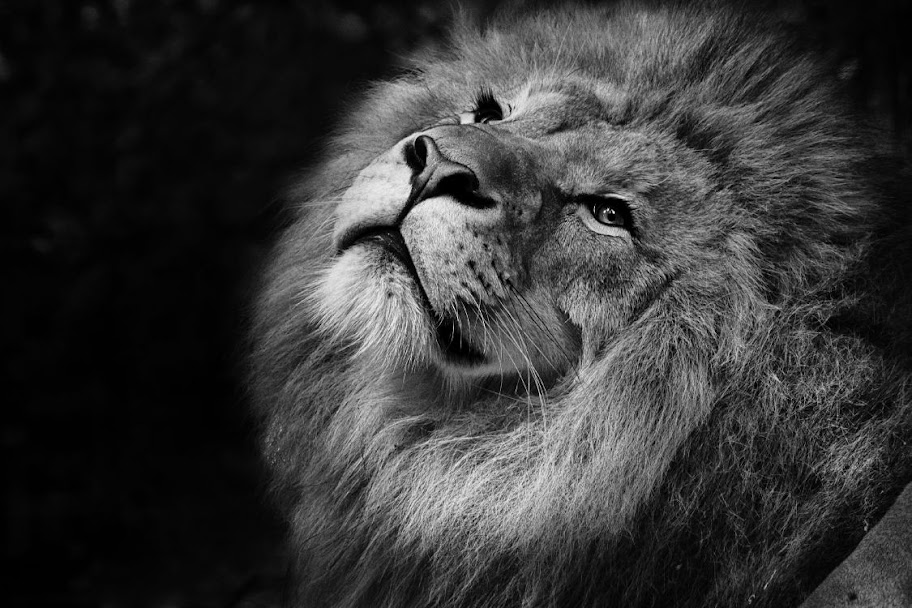
#> input picture Chapitre4/noir_et_blanc.jpg, 912 x 608 px
$ jupyter execute CNN.ipynb
#> lines starting #> are read from the running program, lines starting #| are printed output that depends on the picture
[cell 1]
import cv2
import numpy as np
import matplotlib.pyplot as plt
# Charger une image en niveaux de gris
img = cv2.imread('noir_et_blanc.jpg', cv2.IMREAD_GRAYSCALE)
#> img is the input picture: shape (608, 912); min 0, max 252, mean 54.8
plt.figure(figsize=(5,5))
plt.imshow(img, cmap='gray')
plt.title("Image originale")
plt.axis('off')
plt.show()

[cell 2]
# Filtre moyenneur (flou)
kernel_blur = np.ones((3,3), np.float32) / 9
# Filtre de détection de contour (Sobel horizontal)
kernel_sobel = np.array([[-1, 0, 1],
[-2, 0, 2],
[-1, 0, 1]])
# Filtre d’accentuation
kernel_sharpen = np.array([[0, -1, 0],
[-1, 5,-1],
[0, -1, 0]])

[cell 3]
def apply_filter(img, kernel):
    return cv2.filter2D(img, -1, kernel)
filtered_blur = apply_filter(img, kernel_blur)
filtered_sobel = apply_filter(img, kernel_sobel)
#> in apply_filter (call 2), `return cv2.filter2D(img, -1, kernel)`:
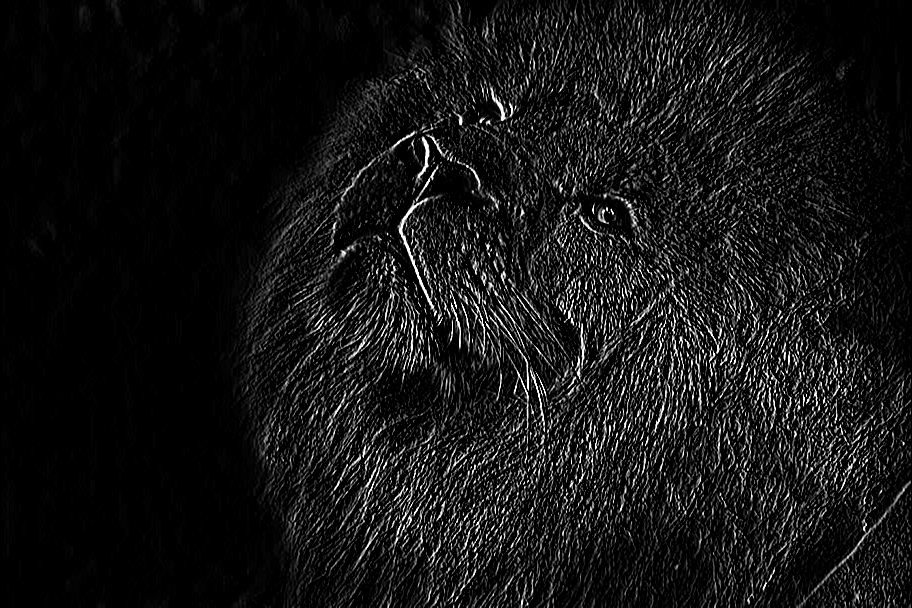
#> returned value: shape (608, 912); min 0, max 255, mean 21
filtered_sharp = apply_filter(img, kernel_sharpen)
#> in apply_filter (call 3), `return cv2.filter2D(img, -1, kernel)`:
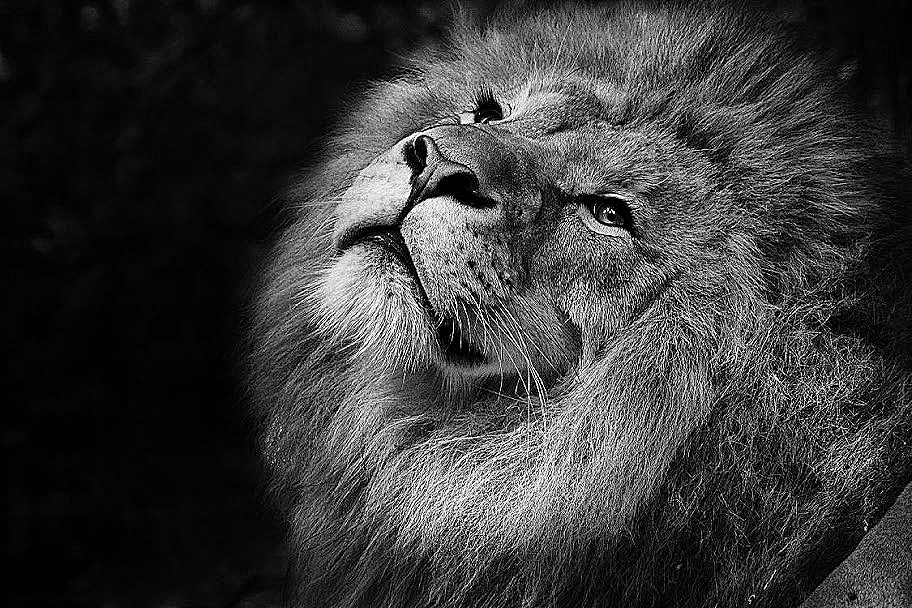
#> returned value: shape (608, 912); min 0, max 255, mean 57.2
titles = ['Originale', 'Flou', 'Contours (Sobel)', 'Accentuation']

images = [img, filtered_blur, filtered_sobel, filtered_sharp]
plt.figure(figsize=(12,3))
for i in range(4):
    plt.subplot(1,4,i+1)
    plt.imshow(images[i], cmap='gray')
    plt.title(titles[i])
    plt.axis('off')
plt.show()
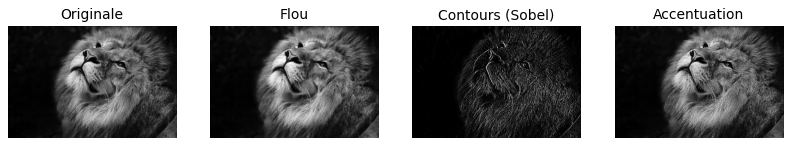
#> figure drawn by matplotlib, 4 panels

[cell 4]
def manual_convolution(img, kernel):
    kh, kw = kernel.shape
    h, w = img.shape
#> h = 608; w = 912
    pad = kh // 2
    img_padded = np.pad(img, pad, mode='constant', constant_values=0)
    output = np.zeros_like(img)
    for i in range(h):
        for j in range(w):
            region = img_padded[i:i+kh, j:j+kw]
            output[i, j] = np.sum(region * kernel)
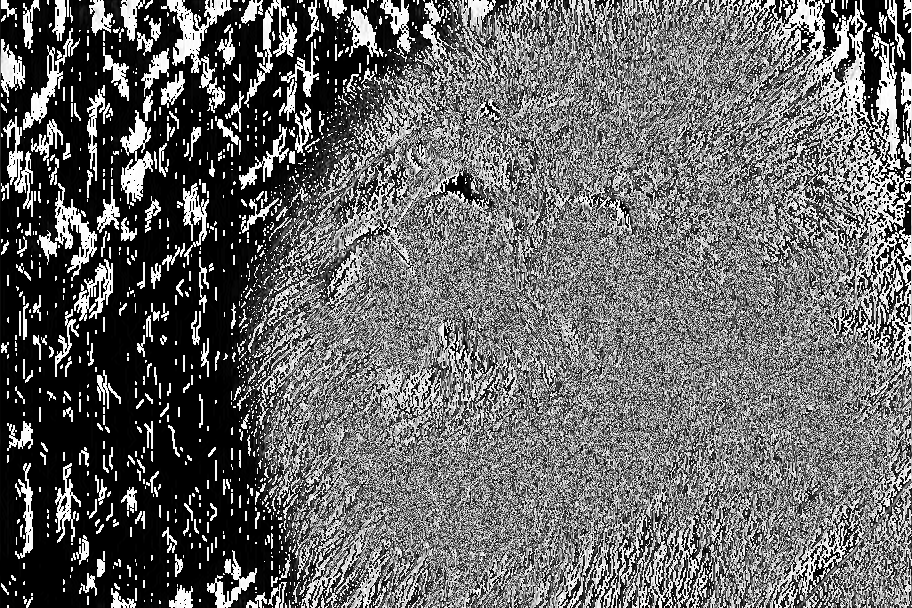
#> output: shape (608, 912); min 0, max 255, mean 103.5
    return output

filtered_manual = manual_convolution(img, kernel_sobel)
plt.imshow(filtered_manual, cmap='gray')
plt.title("Convolution manuelle - Sobel")
plt.axis('off')
plt.show()
